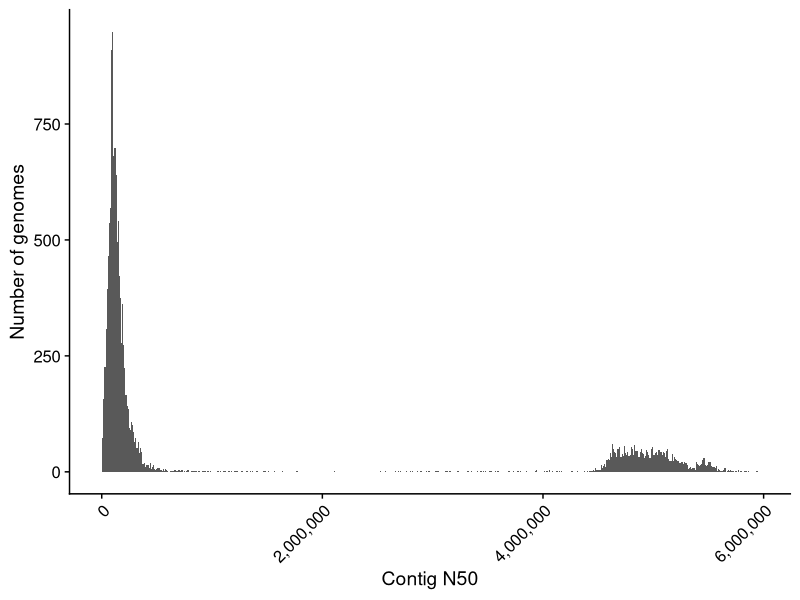
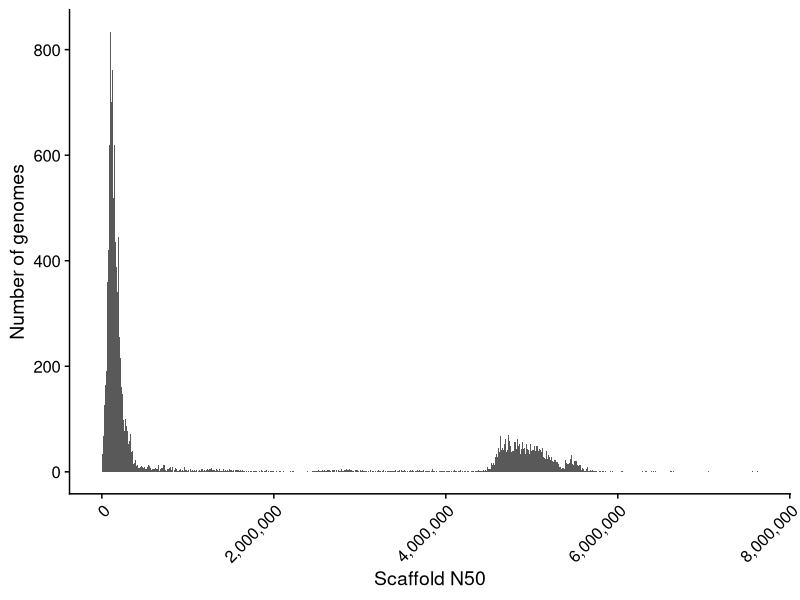
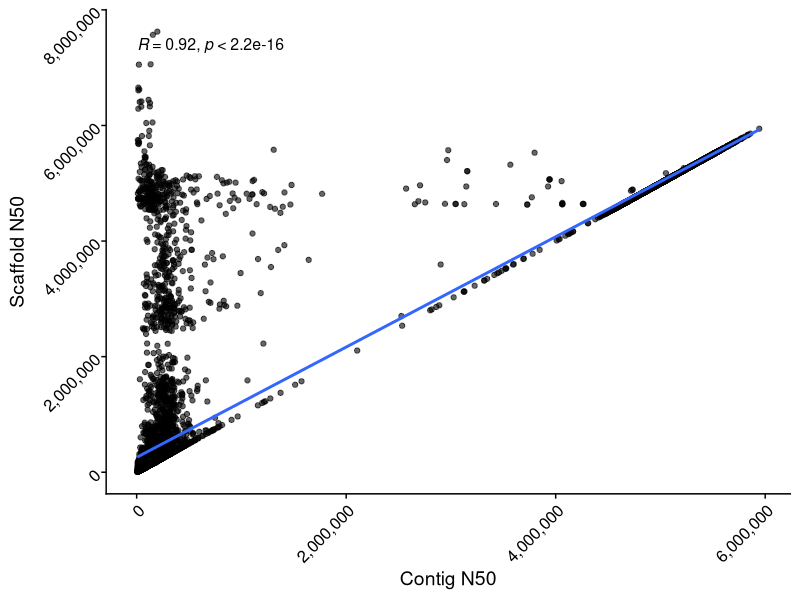
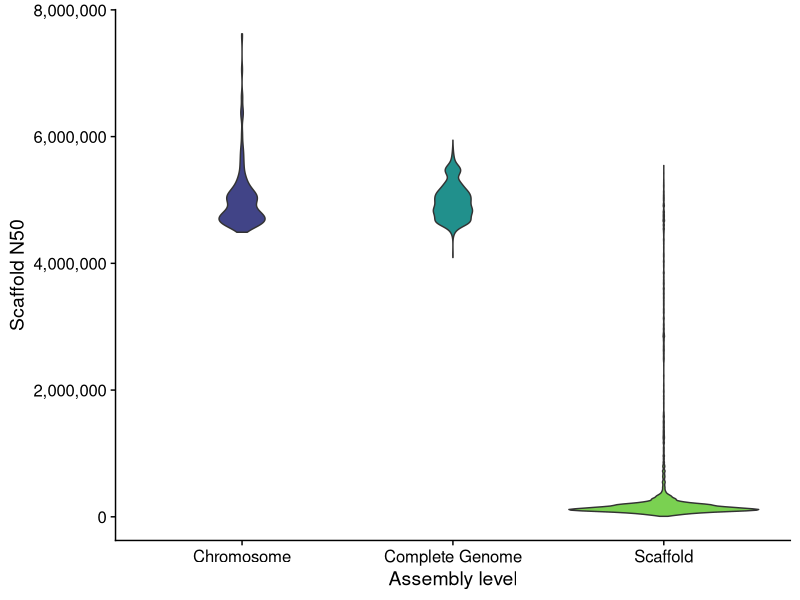
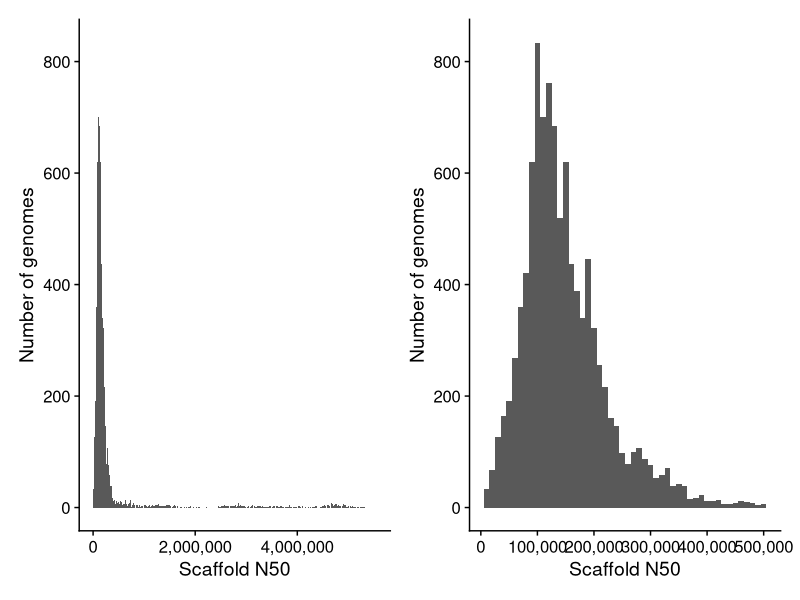
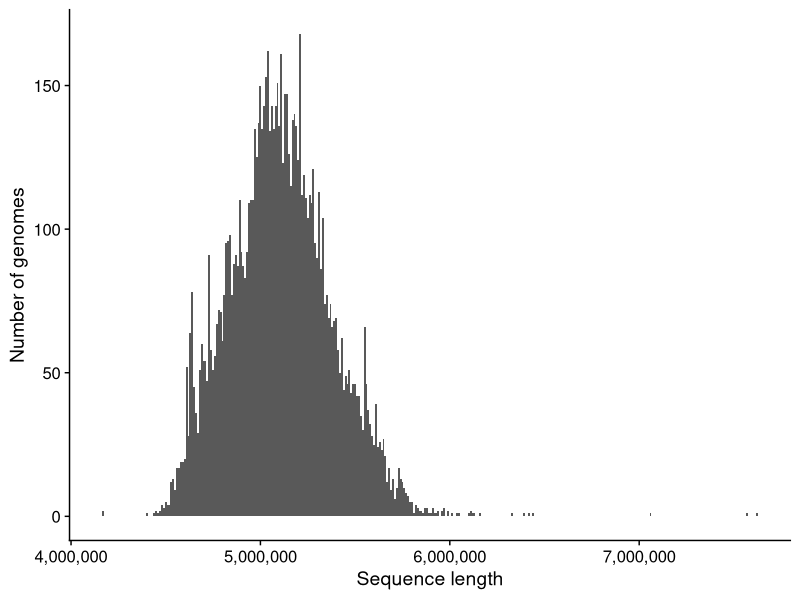
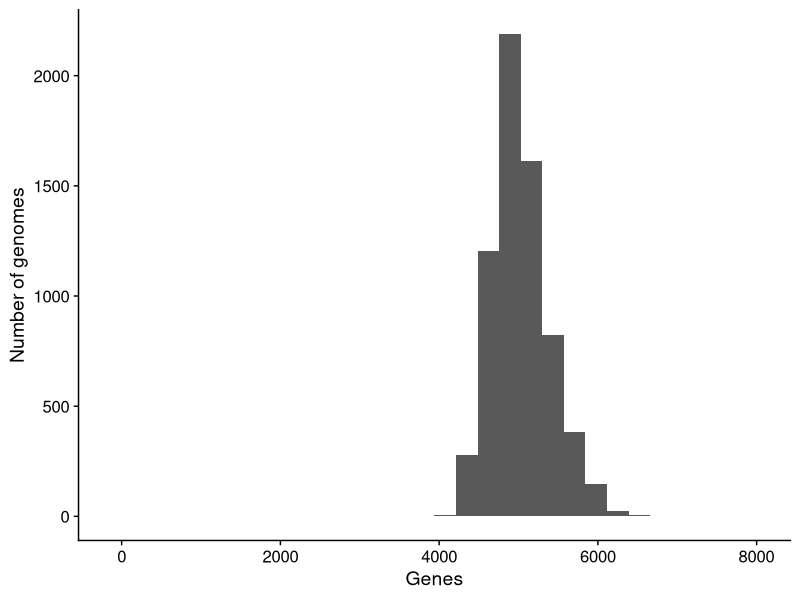

These figures' R source, in order:

# libraries ---------------------------------------------------------------

library(tidyverse)
library(readr)
library(readxl)
library(cowplot)
library(viridis)
library(here)
library(openxlsx)
library(patchwork)

theme_set(theme_cowplot(14))



# filter metadata -----------------------------------------------------------

# only need to do this once

metadata = read_xlsx('ecoli_ncbi_metadata.xlsx') 

metadata = metadata %>% 
  filter(assembly_level %in% c("Complete Genome",
                                 "Chromosome",
                                 "Scaffold")) %>% 
  filter(checkM_marker_set == 'Escherichia coli')


write.xlsx(metadata, "ecoli_ncbi_metadata.xlsx",
           overwrite = TRUE)


## read metadata -----------------------------------------------------------
## START FROM HERE 

metadata = read_xlsx('ecoli_ncbi_metadata.xlsx') 

metadata %>% 
  count(assembly_level) %>% 
  print

# unique metadata identifiers 
metadata = metadata %>% 
  distinct(assembly_name, .keep_all = T)
  
metadata %>% 
  filter(checkM_completeness > 90,
         checkM_contamination < 1) 





## plot metadata -----------------------------------------------------------

# plot distribution of contig_n50
metadata %>% 
  ggplot(aes(contig_n50)) +
  geom_histogram(binwidth = 10000) +
  scale_x_continuous(labels = scales::comma) +
  labs(x = "Contig N50", y = "Number of genomes") +
  theme(axis.text.x = element_text(angle = 45, hjust = 1)) +
  scale_fill_viridis(discrete = T)

# plot distribution of scaffold_n50
metadata %>% 
  ggplot(aes(scaffold_n50)) +
  geom_histogram(binwidth = 10000) +
  scale_x_continuous(labels = scales::comma) +
  labs(x = "Scaffold N50", y = "Number of genomes") +
  theme(axis.text.x = element_text(angle = 45, hjust = 1))


metadata %>% 
  filter(contig_n50 > 4000000)


# plot scaffold_n50 vs contig_n50
metadata %>% 
  ggplot(aes(contig_n50, scaffold_n50)) +
  geom_point(alpha = 0.6) +
  scale_x_continuous(labels = scales::comma) +
  scale_y_continuous(labels = scales::comma) +
  labs(x = "Contig N50", y = "Scaffold N50") +
  theme(axis.text.x = element_text(angle = 45, hjust = 1),
        axis.text.y = element_text(angle = 45, hjust = 1)) +
  geom_smooth(method = "lm", se = F) +
  ggpubr::stat_cor(method = "pearson", size = 4)


# plot scaffold distribution by assembly level with violin plot
metadata %>% 
  ggplot(aes(assembly_level, scaffold_n50, fill = assembly_level)) +
  geom_violin(show.legend = F) +
  # plot mean and sd as pointrange
  stat_summary(fun.data = mean_sdl, geom = "pointrange", 
               fun.args = list(mult = 1), color = "black",
               show.legend = F) +
  scale_y_continuous(labels = scales::comma) +
  labs(x = "Assembly level", y = "Scaffold N50") +
  theme(axis.text.x = element_text(angle = 45, hjust = 1)) +
  scale_fill_viridis(discrete = T, begin = 0.2, end = 0.8) +
  theme_cowplot(14)



# show scaffold distribution of assembly_level == scaffold
p1 = metadata %>% 
  filter(assembly_level == 'Scaffold') %>% 
  ggplot(aes(scaffold_n50)) +
  geom_histogram(binwidth = 10000) +
  scale_x_continuous(labels = scales::comma) +
  labs(x = "Scaffold N50", y = "Number of genomes") +
  theme(axis.text.x = element_text(angle = 45, hjust = 1)) +
  theme_cowplot(14)

p2 = metadata %>% 
  filter(assembly_level == 'Scaffold') %>%
  filter(scaffold_n50 < 500000) %>% 
  ggplot(aes(scaffold_n50)) +
  geom_histogram(binwidth = 10000) +
  scale_x_continuous(labels = scales::comma) +
  labs(x = "Scaffold N50", y = "Number of genomes") +
  theme(axis.text.x = element_text(angle = 45, hjust = 1)) +
  theme_cowplot(14)


# show them with patchwork
p1 + p2



metadata_filt = metadata %>% filter(scaffold_n50 > 100000)
dims = dim(metadata_filt)
dims[1]



## checkM ------------------------------------------------------------------



# empty values from checkM 

metadata_filt %>% 
  mutate(checkM_completeness_class = 
           case_when(is.na(checkM_completeness) ~ 'NA',
                     checkM_completeness < 95 ~ "< 95%",
                     checkM_completeness >= 95 ~ ">= 95%")) %>% 
  count(checkM_completeness_class) %>% print

metadata_filt %>% 
  mutate(checkM_contamination_class = 
           case_when(is.na(checkM_contamination) ~ 'NA',
                     checkM_contamination > 1 ~ "> 1%",
                     checkM_contamination <= 1 ~ "<= 1%")) %>% 
  count(checkM_contamination_class) %>% print


dim_filt = metadata_filt %>%
  filter(checkM_completeness > 95,
         checkM_contamination < 1) %>% dim


# version of the metadata after filtering for checkM
metadata_filt = metadata_filt %>% 
  filter(checkM_completeness > 95,
         checkM_contamination < 1)



## filtering extreme cases of genome size ------------------------

metadata_filt %>% 
  # plot distribution of seq_length 
  ggplot(aes(seq_length)) +
  geom_histogram(binwidth = 10000) +
  scale_x_continuous(labels = scales::comma) +
  labs(x = "Sequence length", y = "Number of genomes")
# filter genomes with seq_length > 7000000

metadata_filt %>% 
  # plot distribution of genes 
  ggplot(aes(genes)) +
  geom_histogram() +
  # scale_x_continuous(labels = scales::comma) +
  labs(x = "Genes", y = "Number of genomes")
# filter genomes with genes > 7000 and genes < 2000

# filter genomes with seq_length > 7000000
metadata_filt = metadata_filt %>% 
  filter(seq_length < 7000000)

  
write_csv(metadata_filt, "ecoli_ncbi_metadata_final.csv")


## sequencing technology ---------------------------------------------------
metadata_filt %>% 
  separate_rows(sequencing_tech, sep = "; ") %>% 
  drop_na(sequencing_tech) %>%
  distinct(sequencing_tech) %>%
  arrange(sequencing_tech) %>% view
  
  
  
  
